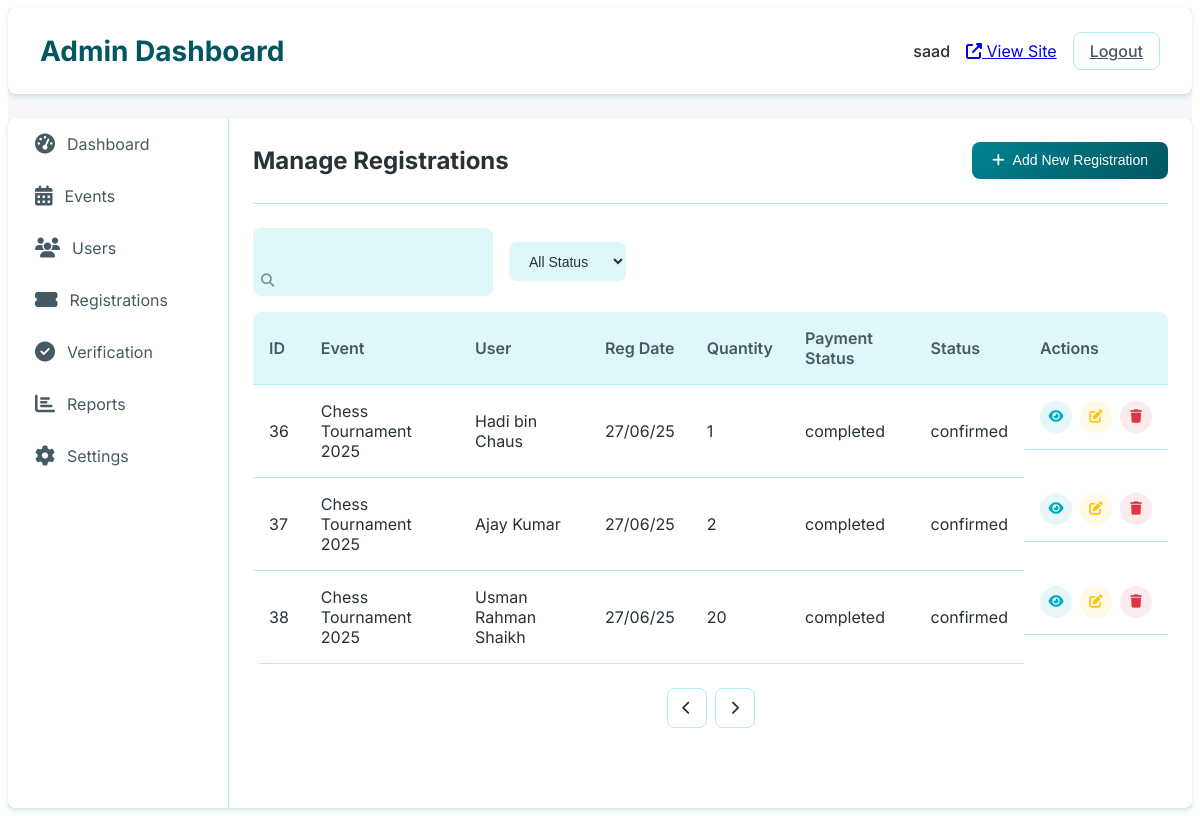
The page /superadmin/dashboard/registrations/ (signed in) on the database as committed earlier.
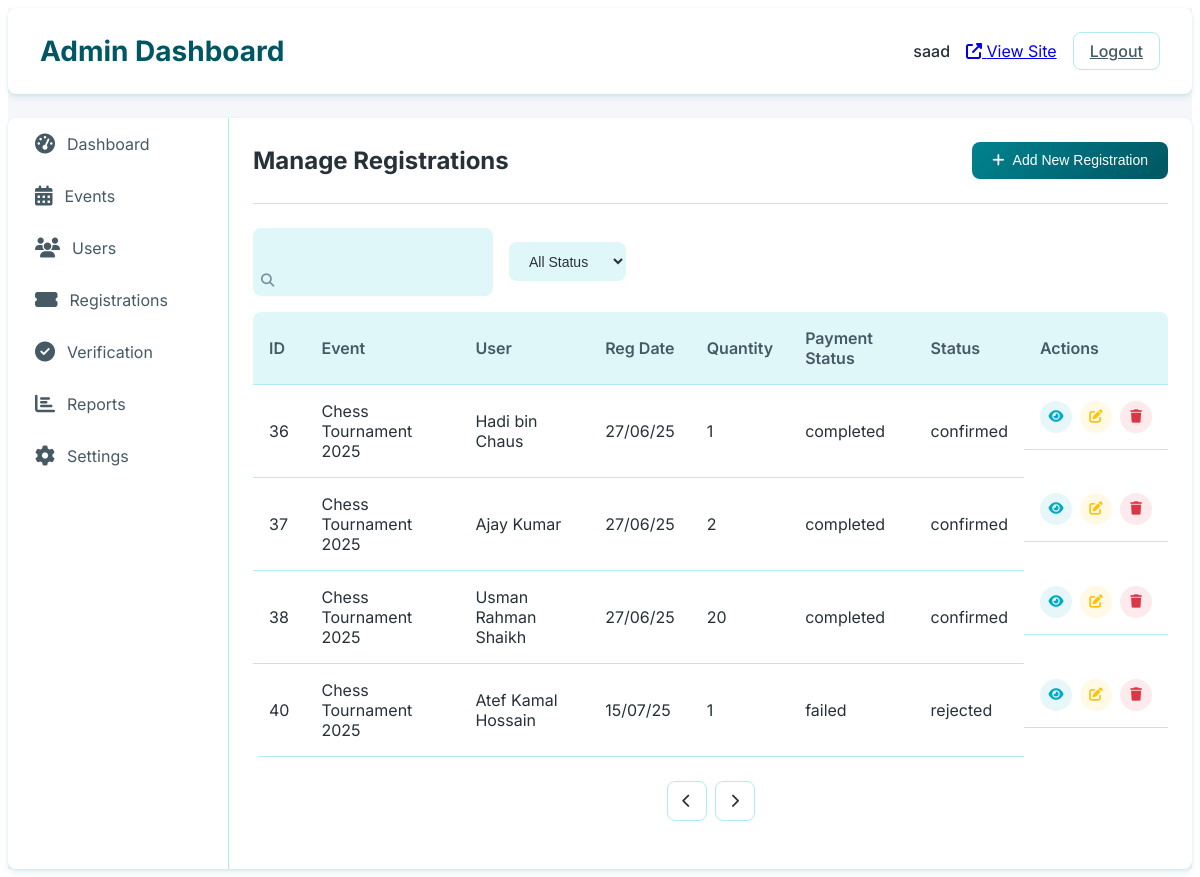
The same page on the database as committed later.
### app/models.py (models this page shows, shortened)
class Participant(models.Model):
    STATUS_CHOICES = [
        ('registered', 'Registered'),
        ('confirmed', 'Confirmed'),
        ('checked_in', 'Checked In'),
        ('eliminated', 'Eliminated'),
        ('winner', 'Winner'),
        ('disqualified', 'Disqualified'),
        ('rejected', 'Rejected')
    ]
    tournament = models.ForeignKey(Tournament, on_delete=models.CASCADE, related_name='tournament')
    registration_id = models.UUIDField(default=uuid.uuid4, editable=False, unique=True)
    full_name = models.CharField(max_length=200)
    address = models.CharField(max_length=300, null=True, blank=True)
    email = models.EmailField(blank=True, null=True, unique=False, help_text="Email address for updates and notifications")
    phone = models.CharField(max_length=20)
    wp = models.CharField(max_length=10, blank=True, help_text="WhatsApp number for updates")
    age = models.IntegerField()
    gender = models.CharField(max_length=10, choices=[('male', 'Male'), ('female', 'Female'), ('other', 'Other')])
    registration_date = models.DateTimeField(auto_now_add=True)
    status = models.CharField(max_length=20, choices=STATUS_CHOICES, default='registered')
    check_in_time = models.DateTimeField(null=True, blank=True)
    special_requirements = models.TextField(blank=True)
    notes = models.TextField(blank=True)
    transaction = models.OneToOneField(Transaction, on_delete=models.CASCADE, related_name='participant')
    optinWhatsapp = models.BooleanField(default=True)
    class Meta:
        unique_together = ['tournament', 'email']

class Tournament(models.Model):
    STATUS_CHOICES = [
        ('draft', 'Draft'),
        ('published', 'Published'),
        ('ongoing', 'Ongoing'),
        ('completed', 'Completed'),
        ('cancelled', 'Cancelled'),
    ]
    title = models.CharField(max_length=200)
    slug = models.SlugField(unique=True, blank=True)
    description = models.TextField()
    category = models.ForeignKey(Category, on_delete=models.CASCADE, related_name='tournaments')
    organizer = models.ForeignKey(User, on_delete=models.CASCADE, related_name='organized_tournaments', default=None, null=True)
    start_date = models.DateField()
    end_date = models.DateField()
    tournament_time = models.TimeField(default=timezone.datetime.strptime('10:00', '%H:%M').time())
    registration_deadline = models.DateTimeField()
    venue = models.CharField(max_length=200)
    address = models.TextField(blank=True, null=True)
    city = models.CharField(max_length=100)
    state = models.CharField(max_length=100)
    country = models.CharField(max_length=100)
    postal_code = models.CharField(max_length=20, null=True, blank=True)
    max_participants = models.PositiveIntegerField()
    min_participants = models.PositiveIntegerField(default=2)
    entry_fee = models.DecimalField(max_digits=10, decimal_places=2)
    prize_pool = models.DecimalField(max_digits=10, decimal_places=2)
    tournament_format = models.CharField(max_length=100)  # e.g., "Single Elimination", "Double Elimination", "Round Robin"
    rules = models.TextField()
    banner_image = models.ImageField(upload_to='tournament_banners/')
    additional_images = models.ManyToManyField(TournamentImage, blank=True, related_name='additional_tournaments')
    status = models.CharField(max_length=20, choices=STATUS_CHOICES, default='draft')
    is_featured = models.BooleanField(default=False)
    created_at = models.DateTimeField(auto_now_add=True)
    updated_at = models.DateTimeField(auto_now=True)
    contact_email = models.EmailField()
    contact_phone = models.CharField(max_length=20)
    whatsapp_number = models.CharField(max_length=20, blank=True)
    facebook_event = models.URLField(blank=True)
    instagram_post = models.URLField(blank=True)
    upi_id = models.ForeignKey(
        Upis,
        max_length=100,
        blank=True,
        help_text="UPI ID for payment collection",
        on_delete=models.SET_NULL,
        null=True,
        related_name='tournaments'
    )
    class Meta:
        ordering = ['-start_date']

class Transaction(models.Model):
    PAYMENT_STATUS = [
        ('pending', 'Pending'),
        ('completed', 'Completed'),
        ('failed', 'Failed'),
        ('refunded', 'Refunded'),
    ]
    amount = models.DecimalField(max_digits=10, decimal_places=2)
    payment_status = models.CharField(
        max_length=20,
        choices=PAYMENT_STATUS,
        default='pending'
    )
    payment_date = models.DateTimeField(null=True, blank=True)
    payment_reference = models.CharField(
        max_length=100,
        blank=True,
        help_text="Transaction ID or UPI reference number"
    )
    payment_screenshot = models.ImageField(
        upload_to='payment_proofs/',
        blank=True,
        help_text="Screenshot of payment confirmation"
    )
    ticket_count = models.PositiveIntegerField(default=1)
    ticket_numbers = models.CharField(
        max_length=200,
        blank=True,
        help_text="Comma-separated ticket numbers"
    )
    created_at = models.DateTimeField(auto_now_add=True)
    updated_at = models.DateTimeField(auto_now=True)
    notes = models.TextField(blank=True)
    class Meta:
        ordering = ['-created_at']
        indexes = [
            models.Index(fields=['payment_status']),
        ]

### app/View/admin/admin_registration.py (the view, shortened to what this page needs)
# urls.py: path('superadmin/dashboard/registrations/', admin_registration, name='admin_registrations'),
@login_required
def admin_registration(request):
    registrations = Participant.objects.all().select_related('tournament')
    search_query = request.GET.get('searchreg', '').strip()
    events = Tournament.objects.all()
    context = {
        'active_tab': 'registration',
        'events': events,
        'registrations': registrations.distinct(),
        'search_query': search_query,
    }
    return render(request, 'admin/registrations.html', context)

### templates/admin/registrations.html (shortened to what this page needs)
{% extends 'admin/base_admin.html' %}
{% load static %}
{% block content %}
<div class="admin-tab active">
    <div class="tab-header">
        <h2>Manage Registrations</h2>
        <button class="primary-btn" data-modal-target="add-registration-modal">
            <i class="fas fa-plus"></i> Add New Registration
        </button>
    </div>
    <div class="dashboard-actions">
        <div class="search-box">
          <form method="get">
            <input type="text" name="searchreg" value="{{ search_query }}">
            <button type="submit"><i class="fas fa-search"></i></button>
          </form>
        </div>
        <div class="filter-options">
            <select data-filter-type="status">
                <option value="">All Status</option>
            </select>
        </div>
    </div>
    <div class="data-table-container">
        <table class="admin-table">
            <thead>
                <tr>
                    <th>ID</th>
                    <th>Event</th>
                    <th>User</th>
                    <th>Reg Date</th>
                    <th>Quantity</th>
                    <th>Payment Status</th>
                    <th>Status</th>
                    <th>Actions</th>
                </tr>
            </thead>
            <tbody>
                {% for registration in registrations %}
                <tr class="registration-row"
                    data-id="{{ registration.id }}"
                    data-event="{{ registration.tournament.title }}"
                    data-full_name="{{ registration.full_name }}"
                    data-email="{{ registration.email }}"
                    data-phone="{{ registration.phone }}"
                    data-wp="{{ registration.wp }}"
                    data-age="{{ registration.age }}"
                    data-gender="{{ registration.gender }}"
                    data-date="{{ registration.registration_date|date:'Y-m-d' }}"
                    data-status="{{ registration.status }}"
                    data-ticket_count="{{ registration.transaction.ticket_count }}"
                    data-payment_status="{{ registration.transaction.payment_status }}"
                    data-payment_reference="{{ registration.transaction.payment_reference }}"
                    data-notes="{{ registration.notes|default:'' }}"
                    data-special_requirements="{{ registration.special_requirements|default:'' }}"
                    {% if registration.transaction.payment_screenshot %}
                        data-payment_screenshot="{{ registration.transaction.payment_screenshot.url }}"
                    {% else %}
                        data-payment_screenshot=""
                    {% endif %}
                >
                    <td>{{ registration.id }}</td>
                    <td>{{ registration.tournament.title }}</td>
                    <td>{{ registration.full_name }}</td>
                    <td>{{ registration.registration_date|date:'d/m/y' }}</td>
                    <td>{{registration.transaction.ticket_count}}</td>
                    <td>{{ registration.transaction.payment_status }}</td>
                    <td>{{ registration.status }}</td>
                    <td class="action-buttons">
                        <button class="view-btn" title="View" data-id="{{ registration.id }}" data-modal-target="view-registration-modal"><i class="fas fa-eye"></i></button>
                        <button class="edit-btn" title="Edit" data-id="{{ registration.id }}" data-modal-target="edit-registration-modal"><i class="fas fa-edit"></i></button>
                        <button class="delete-btn" title="Delete" data-id="{{ registration.id }}" data-type="registration"><i class="fas fa-trash"></i></button>
                    </td>
                </tr>
                {% empty %}
                <tr>
                    <td colspan="9" class="text-center">No registrations found</td>
                </tr>
                {% endfor %}
            </tbody>
        </table>
    </div>
    <div class="pagination">
        <button class="page-btn" {% if not registrations.has_previous %}disabled{% endif %}><i class="fas fa-chevron-left"></i></button>
        <button class="page-btn" {% if not registrations.has_next %}disabled{% endif %}><i class="fas fa-chevron-right"></i></button>
    </div>
</div>
{% endblock %}

### templates/admin/base_admin.html (shortened to what this page needs)
{% load static %}
<!DOCTYPE html>
<html lang="en">
<head>
    <link rel="stylesheet" href="https://cdnjs.cloudflare.com/ajax/libs/font-awesome/6.4.0/css/all.min.css">
    <link rel="stylesheet" href="{% static 'css/admin.css' %}">
</head>
<body>
    <div class="admin-dashboard">
        <div class="dashboard-header">
            <h1>Admin Dashboard</h1>
            <div class="user-info">
                <span>{{ request.user.username }}</span>
                <a href="{% url 'home' %}" target="_blank" class="view-site-btn"><i class="fas fa-external-link-alt"></i> View Site</a>
                <a class="logout-btn" href="{% url 'logout' %}">Logout</a>
            </div>
        </div>
        <div class="dashboard-main">
            <div class="dashboard-nav">
                <ul>
                    <li>
                        <a href="{% url 'admin_dashboard' %}" class="nav-item {% if active_tab == 'dashboard' %}active{% endif %}">
                            <i class="fas fa-tachometer-alt"></i> Dashboard
                        </a>
                    </li>
                    <li>
                        <a href="{% url 'admin_events' %}" class="nav-item {% if active_tab == 'events' %}active{% endif %}">
                            <i class="fas fa-calendar-alt"></i> Events
                        </a>
                    </li>
                    <li>
                        <a href="{% url 'admin_users' %}" class="nav-item {% if active_tab == 'users' %}active{% endif %}">
                            <i class="fas fa-users"></i> Users
                        </a>
                    </li>
                    <li>
                        <a href="{% url 'admin_registrations' %}" class="nav-item {% if active_tab == 'registrations' %}active{% endif %}">
                            <i class="fas fa-ticket-alt"></i> Registrations
                        </a>
                    </li>
                    <li>
                        <a href="{% url 'admin_verification' %}" class="nav-item {% if active_tab == 'verification' %}active{% endif %}">
                            <i class="fas fa-check-circle"></i> Verification
                        </a>
                    </li>
                    <li>
                        <a href="{% url 'admin_reports' %}" class="nav-item {% if active_tab == 'reports' %}active{% endif %}">
                            <i class="fas fa-chart-bar"></i> Reports
                        </a>
                    </li>
                    <li>
                        <a href="{% url 'admin_settings' %}" class="nav-item {% if active_tab == 'settings' %}active{% endif %}">
                            <i class="fas fa-cog"></i> Settings
                        </a>
                    </li>
                </ul>
            </div>
            <div class="dashboard-content">
                {% block content %}{% endblock %}
            </div>
        </div>
    </div>
</body>
</html>

Rows that differ between the two databases and show on the page:
added Participant: id "40", tournament "Chess Tournament 2025", full_name "Atef Kamal Hossain", registration_date "15/07/25", transaction.ticket_count "1", transaction.payment_status "failed", status "rejected"
